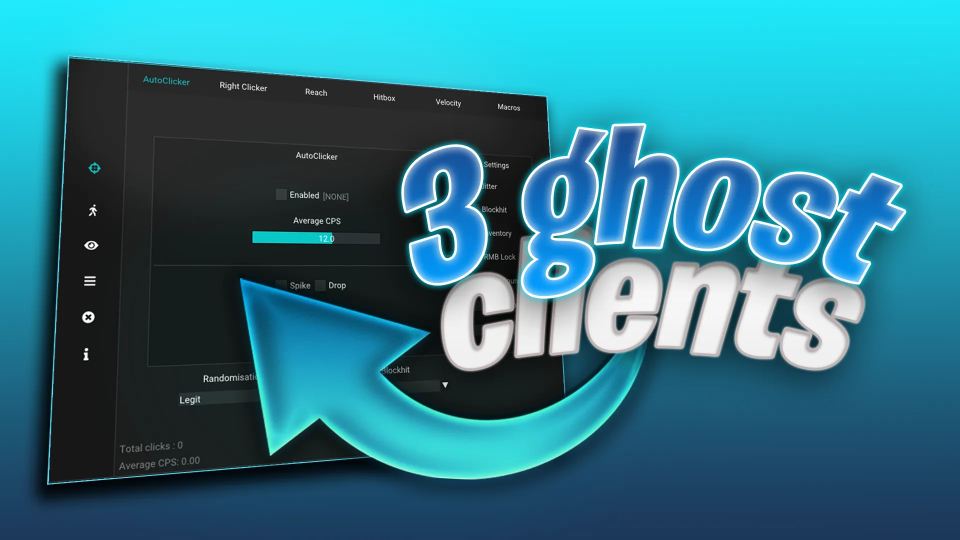
#> input picture src/assets/images/post_images/3FREEGHOSTCLIENTPT2.webp, 1920 x 1080 px, found by its file name (shown at 1/2 size); its folder holds only this picture in this run
$ python imgResizer.py
#> lines starting #> are read from the running program, lines starting #| are printed output that depends on the picture
from PIL import Image
import os

# Source and destination directories
src_dir = r"C:\Users\adham\Documents\GitHub\cydexyz\src\assets\images\post_images"
toolview_dir = r"C:\Users\adham\Documents\GitHub\cydexyz\src\assets\images\post_images\toolView"
sidebar_dir = r"C:\Users\adham\Documents\GitHub\cydexyz\src\assets\images\post_images\sidebarView"

# Create destination directories if they don't exist
for dir_path in [toolview_dir, sidebar_dir]:
    if not os.path.exists(dir_path):
        os.makedirs(dir_path)

# Maximum dimensions
MAX_WIDTH = 316
MAX_HEIGHT = 79

def resize_image_by_width(image_path):
    with Image.open(image_path) as img:
#> img is the input picture: PIL image 1920x1080 RGB; mean R, G, B 45, 117.1, 135.1
        width_ratio = MAX_WIDTH / img.width
#> width_ratio = 0.165
        new_height = int(img.height * width_ratio)
#> new_height = 177
        resized_img = img.resize((MAX_WIDTH, new_height), Image.Resampling.LANCZOS)
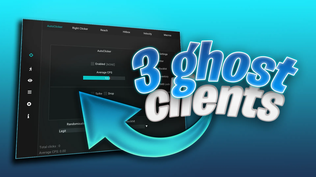
#> resized_img: PIL image 316x177 RGB; mean R, G, B 45.1, 117.1, 135.1

        filename = os.path.basename(image_path)
        new_path = os.path.join(toolview_dir, filename)
        resized_img.save(new_path, quality=100, optimize=False)

def resize_image_by_height(image_path):
    with Image.open(image_path) as img:
        height_ratio = MAX_HEIGHT / img.height
#> height_ratio = 0.0731
        new_width = int(img.width * height_ratio)
#> new_width = 140
        resized_img = img.resize((new_width, MAX_HEIGHT), Image.Resampling.LANCZOS)
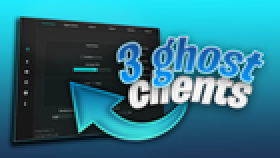
#> resized_img: PIL image 140x79 RGB (shown 2 times larger); mean R, G, B 45, 117.1, 135.1

        filename = os.path.basename(image_path)
        new_path = os.path.join(sidebar_dir, filename)
        resized_img.save(new_path, quality=100, optimize=False)

def main():
    for filename in os.listdir(src_dir):
        if filename.lower().endswith(('.png', '.jpg', '.jpeg', '.gif', '.webp')):
            image_path = os.path.join(src_dir, filename)
            try:
                # Resize for both toolview and sidebar
                resize_image_by_width(image_path)
                resize_image_by_height(image_path)
                print(f"Successfully resized: {filename} (both versions)")
            except Exception as e:
                print(f"Error processing {filename}: {str(e)}")

if __name__ == "__main__":
    main()

$ run again, on src/assets/images/post_images/CryptClient.webp
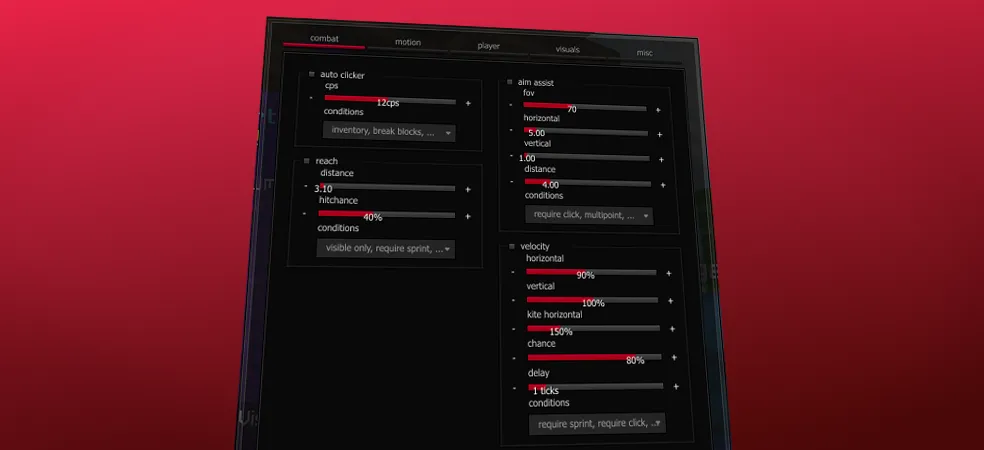
#> input picture src/assets/images/post_images/CryptClient.webp, 984 x 450 px, found by its file name
#> in resize_image_by_width, img is the input picture: PIL image 984x450 RGB; mean R, G, B 91.2, 19.9, 30
#> in resize_image_by_height, `resized_img = img.resize((new_width, MAX_HEIGHT), Image.Resampling.LAN..`:
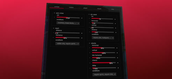
#> resized_img: PIL image 172x79 RGB; mean R, G, B 91.2, 19.9, 30
